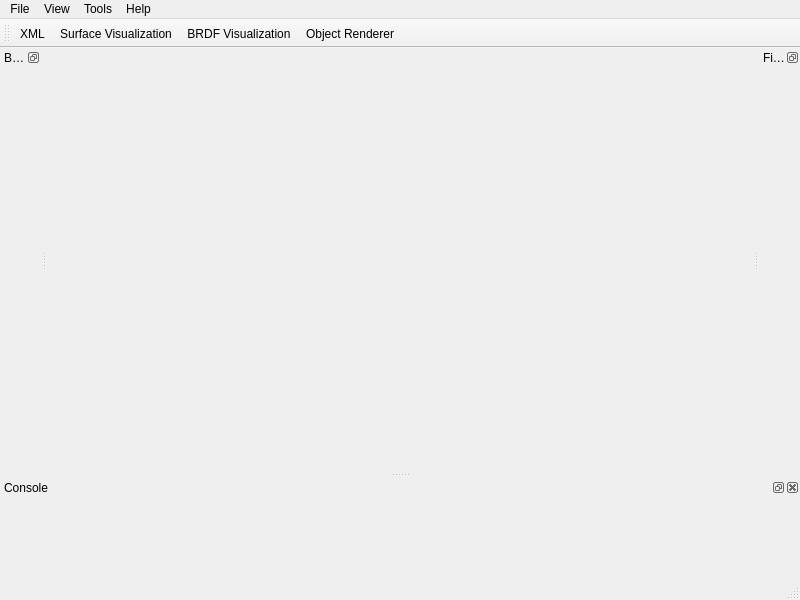
<?xml version="1.0" encoding="UTF-8"?>
<ui version="4.0">
 <class>MainWindow</class>
 <widget class="QMainWindow" name="MainWindow">
  <property name="geometry">
   <rect>
    <x>0</x>
    <y>0</y>
    <width>800</width>
    <height>600</height>
   </rect>
  </property>
  <property name="windowTitle">
   <string>BRDFLab</string>
  </property>
  <widget class="QWidget" name="centralwidget"/>
  <widget class="QMenuBar" name="menubar">
   <property name="geometry">
    <rect>
     <x>0</x>
     <y>0</y>
     <width>800</width>
     <height>18</height>
    </rect>
   </property>
   <widget class="QMenu" name="menuFile">
    <property name="title">
     <string>File</string>
    </property>
    <widget class="QMenu" name="menuNew">
     <property name="title">
      <string>New...</string>
     </property>
     <widget class="QMenu" name="menuMeasured">
      <property name="title">
       <string>Measured</string>
      </property>
      <addaction name="actionNewMERL"/>
      <addaction name="actionNewCarPaint"/>
      <addaction name="actionRawData"/>
     </widget>
     <widget class="QMenu" name="menuSimulated">
      <property name="enabled">
       <bool>true</bool>
      </property>
      <property name="title">
       <string>Simulated</string>
      </property>
      <addaction name="actionHeightField"/>
      <addaction name="actionSpheres"/>
      <addaction name="actionTriangles"/>
      <addaction name="actionNewGrooves"/>
     </widget>
     <addaction name="actionNewParametric"/>
     <addaction name="menuMeasured"/>
     <addaction name="menuSimulated"/>
     <addaction name="actionNewScatmech"/>
    </widget>
    <addaction name="menuNew"/>
    <addaction name="actionOpen"/>
    <addaction name="separator"/>
    <addaction name="actionSave"/>
    <addaction name="actionSaveAs"/>
    <addaction name="separator"/>
    <addaction name="actionExportBRDFData"/>
    <addaction name="separator"/>
    <addaction name="actionQuit"/>
   </widget>
   <widget class="QMenu" name="menuView">
    <property name="title">
     <string>View</string>
    </property>
    <addaction name="actionBRDFView"/>
    <addaction name="actionObjectRenderer"/>
    <addaction name="separator"/>
    <addaction name="actionSurfaceVisualization"/>
    <addaction name="actionXMLView"/>
   </widget>
   <widget class="QMenu" name="menuTools">
    <property name="title">
     <string>Tools</string>
    </property>
    <addaction name="actionFitting"/>
    <addaction name="actionOptimize_All"/>
   </widget>
   <widget class="QMenu" name="menuHelp">
    <property name="title">
     <string>Help</string>
    </property>
    <addaction name="actionAbout"/>
   </widget>
   <addaction name="menuFile"/>
   <addaction name="menuView"/>
   <addaction name="menuTools"/>
   <addaction name="menuHelp"/>
  </widget>
  <widget class="QStatusBar" name="statusbar"/>
  <widget class="QDockWidget" name="propertyEditorDock">
   <property name="features">
    <set>QDockWidget::DockWidgetFloatable|QDockWidget::DockWidgetMovable</set>
   </property>
   <property name="windowTitle">
    <string>BRDF Editor</string>
   </property>
   <attribute name="dockWidgetArea">
    <number>1</number>
   </attribute>
   <widget class="QWidget" name="dockWidgetContents"/>
  </widget>
  <widget class="QDockWidget" name="fittingEditorDock">
   <property name="features">
    <set>QDockWidget::DockWidgetFloatable|QDockWidget::DockWidgetMovable</set>
   </property>
   <property name="windowTitle">
    <string>Fitting Editor</string>
   </property>
   <attribute name="dockWidgetArea">
    <number>2</number>
   </attribute>
   <widget class="QWidget" name="dockWidgetContents_2"/>
  </widget>
  <widget class="QDockWidget" name="consoleDock">
   <property name="minimumSize">
    <size>
     <width>80</width>
     <height>100</height>
    </size>
   </property>
   <property name="windowTitle">
    <string>Console</string>
   </property>
   <attribute name="dockWidgetArea">
    <number>8</number>
   </attribute>
   <widget class="QWidget" name="dockWidgetContents_3"/>
  </widget>
  <widget class="QToolBar" name="toolBar">
   <property name="windowTitle">
    <string>toolBar</string>
   </property>
   <attribute name="toolBarArea">
    <enum>TopToolBarArea</enum>
   </attribute>
   <attribute name="toolBarBreak">
    <bool>false</bool>
   </attribute>
   <addaction name="actionXMLView"/>
   <addaction name="actionSurfaceVisualization"/>
   <addaction name="actionBRDFView"/>
   <addaction name="actionObjectRenderer"/>
  </widget>
  <action name="actionOpen">
   <property name="text">
    <string>Open...</string>
   </property>
  </action>
  <action name="actionXMLView">
   <property name="text">
    <string>XML</string>
   </property>
  </action>
  <action name="actionBRDFView">
   <property name="text">
    <string> BRDF Visualization</string>
   </property>
  </action>
  <action name="actionObjectRenderer">
   <property name="text">
    <string>Object Renderer</string>
   </property>
  </action>
  <action name="actionQuit">
   <property name="text">
    <string>Quit</string>
   </property>
  </action>
  <action name="actionSave">
   <property name="text">
    <string>Save</string>
   </property>
  </action>
  <action name="actionSaveAs">
   <property name="text">
    <string>Save As...</string>
   </property>
  </action>
  <action name="actionNewParametric">
   <property name="text">
    <string>Parametric</string>
   </property>
  </action>
  <action name="actionFitting">
   <property name="text">
    <string>Fitting</string>
   </property>
  </action>
  <action name="actionNewScatmech">
   <property name="text">
    <string>Scatmech</string>
   </property>
  </action>
  <action name="actionNewMERL">
   <property name="text">
    <string>MERL</string>
   </property>
  </action>
  <action name="actionNewCarPaint">
   <property name="text">
    <string>Car Paint</string>
   </property>
  </action>
  <action name="actionSurfaceVisualization">
   <property name="text">
    <string>Surface Visualization</string>
   </property>
  </action>
  <action name="actionHeightField">
   <property name="text">
    <string>Height Field</string>
   </property>
  </action>
  <action name="actionSpheres">
   <property name="text">
    <string>Spheres</string>
   </property>
  </action>
  <action name="actionNewGrooves">
   <property name="text">
    <string>Grooves</string>
   </property>
  </action>
  <action name="actionExportBRDFData">
   <property name="text">
    <string>Export BRDF Data</string>
   </property>
  </action>
  <action name="actionAbout">
   <property name="text">
    <string>About</string>
   </property>
  </action>
  <action name="actionTriangles">
   <property name="text">
    <string>Triangles</string>
   </property>
  </action>
  <action name="actionOptimize_All">
   <property name="text">
    <string>Optimize All</string>
   </property>
  </action>
  <action name="actionRawData">
   <property name="text">
    <string>Raw Data</string>
   </property>
  </action>
 </widget>
 <resources/>
 <connections>
  <connection>
   <sender>actionQuit</sender>
   <signal>triggered()</signal>
   <receiver>MainWindow</receiver>
   <slot>close()</slot>
   <hints>
    <hint type="sourcelabel">
     <x>-1</x>
     <y>-1</y>
    </hint>
    <hint type="destinationlabel">
     <x>399</x>
     <y>299</y>
    </hint>
   </hints>
  </connection>
 </connections>
</ui>
